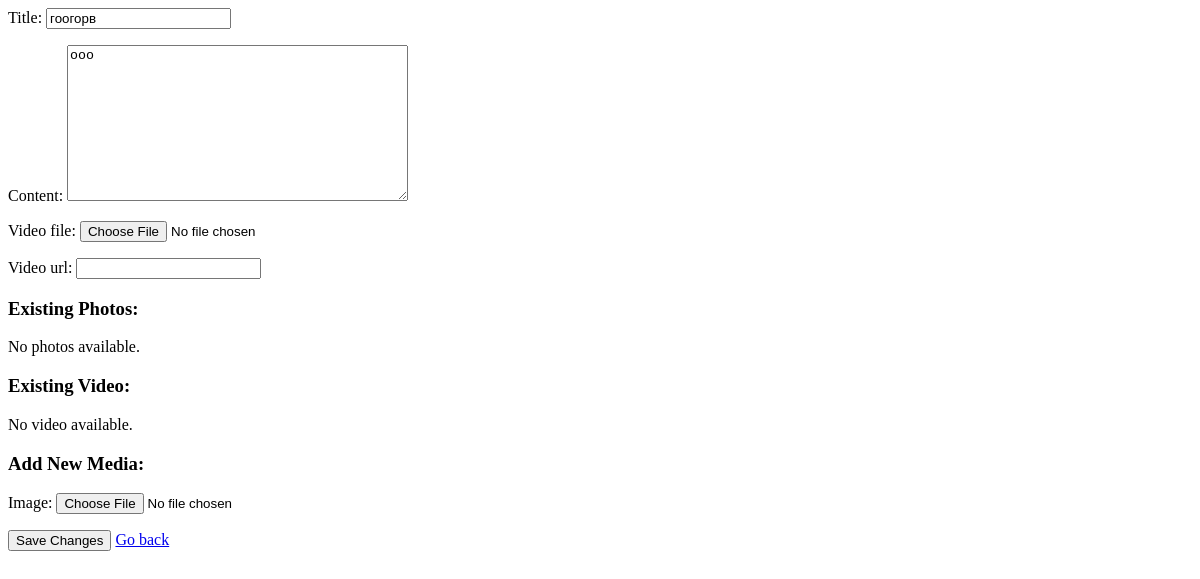
/announcement/10/edit/ (signed in), run on an earlier commit of the app's database.
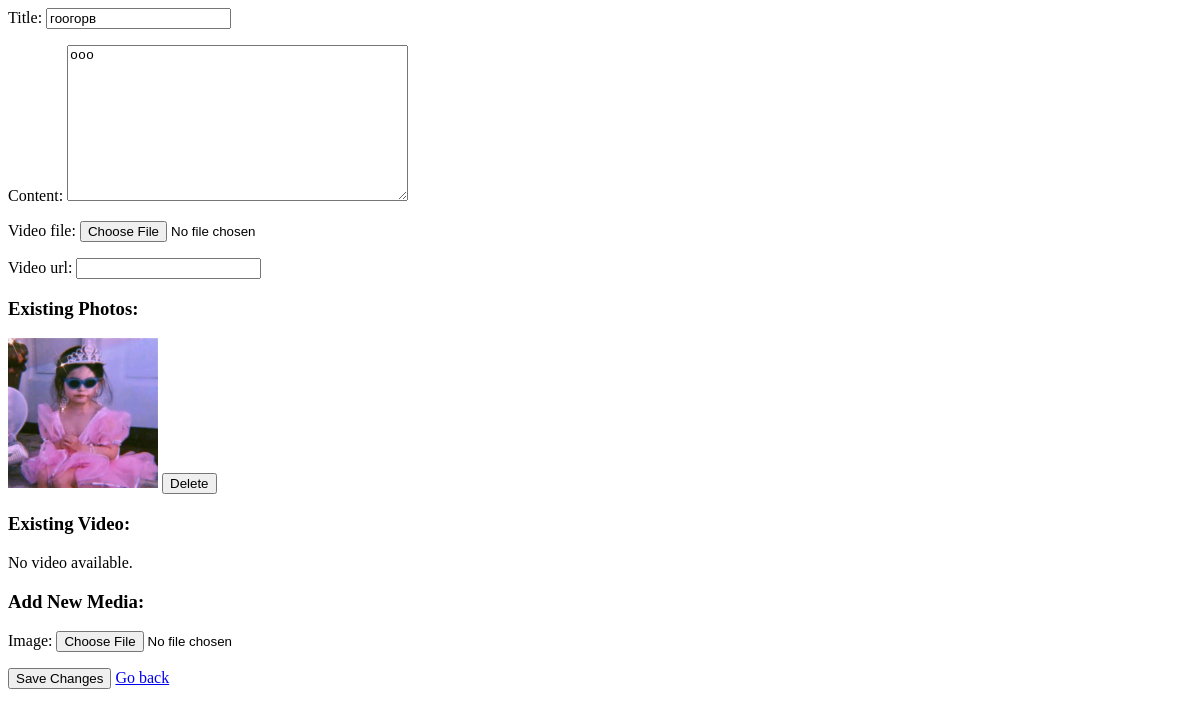
And on a later commit of the database.
### portal/models.py (models this page shows, shortened)
class AnnouncementPhoto(models.Model):
    announcement = models.ForeignKey(Announcement,on_delete=models.CASCADE,related_name='images')
    image = models.ImageField(upload_to='post_images/')

### portal/views.py (the view, shortened to what this page needs)
# urls.py: path('announcement/<int:pk>/edit/', views.EditAnnouncementView.as_view(), name='edit_announcement'),
class EditAnnouncementView(LoginRequiredMixin, UpdateView):
    model = Announcement
    form_class = AnnouncementForm
    template_name = 'portal/edit_announcement.html'
    context_object_name = 'announcement'
    def get_queryset(self):
        return Announcement.objects.filter(creator=self.request.user)
    def get_context_data(self, **kwargs):
        context = super().get_context_data(**kwargs)
        if self.request.method == "POST":
            context['photo_form'] = AnnouncementPhotoEditForm(self.request.POST, self.request.FILES)
        else:
            context['photo_form'] = AnnouncementPhotoEditForm()
        context['photos'] = self.object.images.all()
        form = self.get_form()  # Отримуємо форму
        if form.errors:
            context['video_url'] = None  # Якщо є помилки, очищаємо video_url
        else:
            context['video_url'] = self.object.video_url
        return context

### portal/forms.py (shortened to what this page needs)
class AnnouncementForm(forms.ModelForm):
    class Meta:
        model = Announcement
        fields = ['title', 'content', 'video_file', 'video_url']

class AnnouncementPhotoEditForm(forms.ModelForm):
    class Meta:
        model = AnnouncementPhoto
        fields = ['image']
    def __init__(self, *args, **kwargs):
        super().__init__(*args, **kwargs)
        self.fields['image'].required = False

### portal/context_processors.py (called while the page is built)
def profile_photo_context(request):
    profile_photo = None
    if request.user.is_authenticated:
        profile_photo = ProfilePhoto.objects.filter(user=request.user).first()
    return {'profile_photo': profile_photo}

### templates/portal/edit_announcement.html (shortened to what this page needs)
<form method="post" enctype="multipart/form-data">
    {{ form.as_p }}
    <h3>Existing Photos:</h3>
    <div>
        {% if photos %}
            {% for photo in photos %}
                <div id="photo-{{ photo.id }}">
                    <img src="{{ photo.image.url }}" alt="Photo" style="max-width: 150px;">
                    <button type="button" class="delete-photo-btn" data-id="{{ photo.id }}">Delete</button>
                </div>
            {% endfor %}
        {% else %}
            <p>No photos available.</p>
        {% endif %}
    </div>
    <h3>Existing Video:</h3>
    {% if video_url %}
        <p>Video URL: <a href="{{ video_url }}" target="_blank">{{ video_url }}</a></p>
        <input type="hidden" name="delete_video" id="delete_video_input" value="">
        <button type="button" class="delete-photo-btn" data-id="{{ photo.id }}">Delete</button>
    {% else %}
        <p>No video available.</p>
    {% endif %}
    <h3>Add New Media:</h3>
    {{ photo_form.as_p }}
    <button type="submit">Save Changes</button>
    <a href="{% url 'main'%}">Go back</a>
</form>

What changed in the data, as far as the page shows it:
added AnnouncementPhoto: image (picture)
Also different on the page:
text no longer shown: "No photos available."
